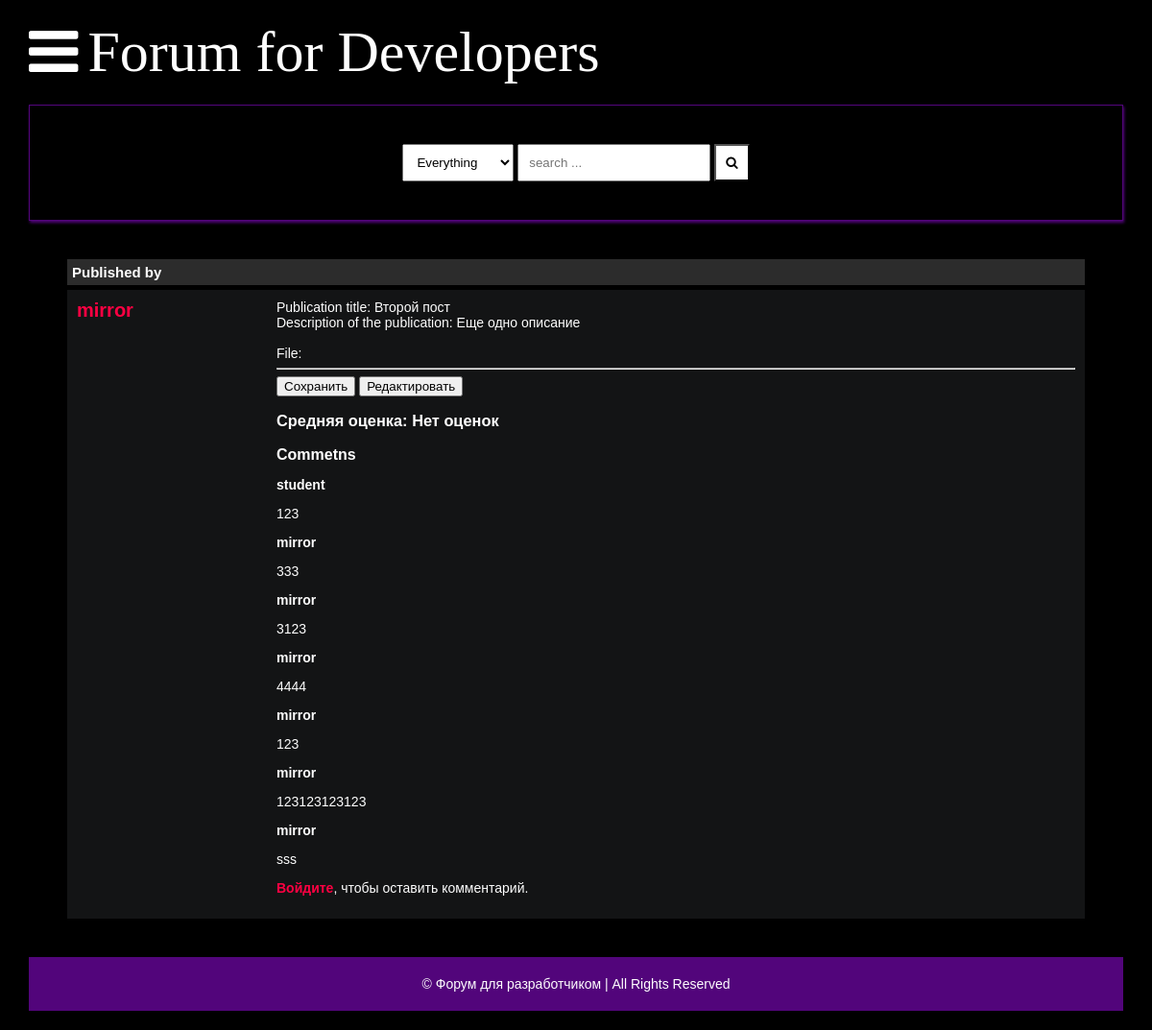
The app's page /layouts/openpost.php?id=4 with its own data.
### tables this page shows
CREATE TABLE `content` (
  `id` int NOT NULL,
  `title` varchar(500) NOT NULL,
  `description` varchar(5000) NOT NULL,
  `author_name` varchar(25) NOT NULL,
  `author_id` int NOT NULL,
  `date` date NOT NULL
);

CREATE TABLE `comments` (
  `id` int NOT NULL,
  `post_id` int NOT NULL,
  `user_id` int NOT NULL,
  `comment` varchar(500) NOT NULL,
  `author_comment` varchar(50) NOT NULL
);

### layouts/openpost.php (the view, shortened to what this page needs)
<?php
require_once('../scripts/dbcon.php');
$post_id = isset($_GET['id']) ? intval($_GET['id']) : 0;
$oppos = $conn->prepare("SELECT `title`, `description`, `date`, `author_name`, `id` FROM content WHERE `id` = '$post_id'");
$oppos->execute();
$result = $oppos->get_result();
if ($result->num_rows > 0) {
    $row = $result->fetch_assoc();
} else {
    echo "Публикация не найдена.";
    exit();
}
$stmt = $conn->prepare("SELECT `comment`, `author_comment` FROM comments WHERE `post_id` = '$post_id'");
$stmt->execute();
$comments_result = $stmt->get_result();
$rate = $conn->prepare("SELECT AVG(rating) as avg_rating FROM ratings WHERE post_id = ?");
$rate->bind_param("i", $post_id);
$rate->execute();
$rating_result = $rate->get_result();
$avg_rating = $rating_result->fetch_assoc()['avg_rating'];
?>
<!DOCTYPE html>
<html lang="en">
<head>
    <link rel="stylesheet" href="style.css">
    <link rel="stylesheet" href="https://cdnjs.cloudflare.com/ajax/libs/font-awesome/4.7.0/css/font-awesome.min.css">
</head>
<body>
    <header>
        <div class="navbar">
            <a class="bar-icon" id="iconBar" onclick="hideIconBar()"><i class="fa fa-bars"></i></a>
            <div class="brand">Forum for Developers</div>
        </div>
        <div class="search-box">
            <div>
                <select name="" id="">
                    <option value="Everything">Everything</option>
                </select>
                <input type="text" name="q" placeholder="search ...">
                <button><i class="fa fa-search"></i></button>
            </div>
        </div>
    <div class="container">
        <div class="topic-container">
            <div class="head">
                <div class="authors">Published by</div>
            </div>
            <div class="body">
                <div class="authors">
                    <div class="username"><a href=""><?php echo htmlspecialchars($row['author_name']); ?></a></div>
                </div>
                <div class="content">
                    Publication title:  <?php echo htmlspecialchars($row['title']); ?>
                    <br>Description of the publication:  <?php echo htmlspecialchars($row['description']); ?>
                    <br><br>
                    File:                    <br>
                    <hr>
                  <button type="submit" class="btn btn-primary">Сохранить</button>  <button type="submit" class="btn btn-primary">Редактировать</button>
                    <br>
</head>
<body>
 <h3>Средняя оценка: <?php echo $avg_rating ? round($avg_rating, 2) : "Нет оценок"; ?></h3>
</head>
<body>
    <h1>Commetns</h1>
    <?php
    if ($comments_result->num_rows > 0) {
        while ($comment_row = $comments_result->fetch_assoc()) {
            echo "<p><strong>" . htmlspecialchars($comment_row['author_comment']) . "</strong></p>" ;
            echo "<p>" . nl2br(htmlspecialchars($comment_row['comment'])) . "</p>";
        }
    } else {
        echo "<p>Нет комментариев.</p>";
    }
    ?>
    <?php if (isset($_SESSION['user']['id'])): ?>
        <h3>Оставить комментарий</h3>
        <form action="openpost.php?id=<?php echo $post_id; ?>" method="post">
            <textarea name="comment" required></textarea><br><br>
            <input type="submit" value="Отправить">
        </form>
    <?php else: ?>
        <p><a href="login.php">Войдите</a>, чтобы оставить комментарий.</p>
    <?php endif; ?>
                </div>
            </div>
        </div>
    </div>
    <footer>
        <span>&copy;  Форум для разработчиком | All Rights Reserved</span>
    </footer>
</body>
</html>

### layouts/style.css (style rules this page uses)
* { box-sizing: border-box; }
html { font-size: 14px; font-family: 'Titillium Web', sans-serif; background-color:rgb(0,0,0); color:#FEFEFE; }
a { color:#FF0042; font-weight: bolder; text-decoration: none; }
h1 { font-size:16px; font-weight: bolder; }
.container { margin: 20px; padding: 20px; }
header { margin-inline: 10px; }
.navbar { display:flex; align-items: center; }
.bar-icon { font-size: 60px; display: inline-block; margin-right:10px; color: #fff; cursor: pointer; }
.brand { font-size:60px; display: inline-block; font-family:aquire; }
.search-box { border: solid 1px #52057b; margin-top: 20px; padding: 40px; display:flex; justify-content: center; box-shadow:1px 2px 3px #52057b; }
.search-box select { padding: 10px; }
.search-box input { padding: 10px; }
.search-box button { padding: 10px; background-color:#fff; color:#000000; }
footer { margin-top: 20px; padding: 20px; background-color: #52057b; display: block; text-align: center; }
.head { display: flex; background-color: #2C2C2C; padding: 5px; font-weight: bold; font-size: 15px; }
.authors { flex: 20%; }
.content { flex: 80%; }
.body { display: flex; background-color: #131415; padding: 10px; margin-top: 5px; }
.body .authors .username { font-size: 20px; }

### layouts/openpost.php (style rules this page uses)
body { font-family: Arial, sans-serif; margin: 20px; }

### records on screen
content: author_name "mirror", title "Второй пост", description "Еще одно описание"
comments: author_comment "student", comment "123"
comments: author_comment "mirror", comment "333"
comments: author_comment "mirror", comment "3123"
comments: author_comment "mirror", comment "4444"
comments: author_comment "mirror", comment "123"
comments: author_comment "mirror", comment "123123123123"
comments: author_comment "mirror", comment "sss"
